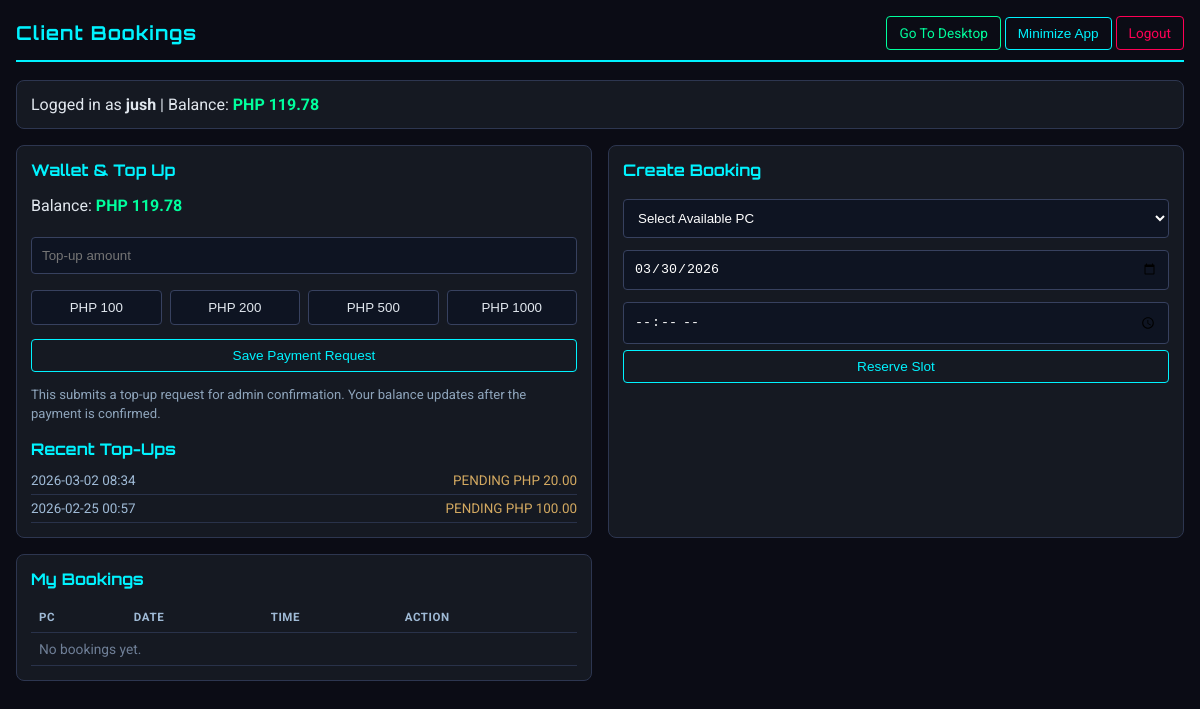
The page /client/bookings (signed in) on the database as committed earlier.
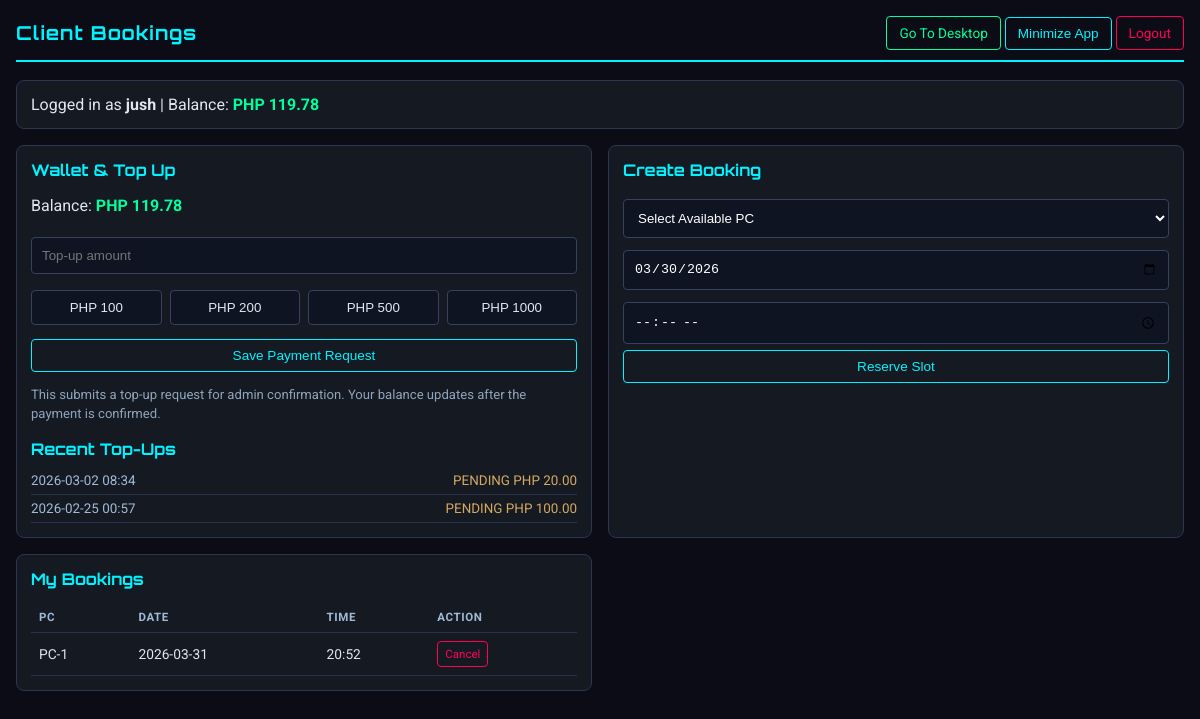
The same page on the database as committed later.
### app.py (models this page shows)
class PaymentTransaction(db.Model):
    id = db.Column(db.Integer, primary_key=True)
    user_id = db.Column(db.Integer, db.ForeignKey('user.id'), nullable=False)
    provider = db.Column(db.String(32), nullable=False, default="online_request")
    external_id = db.Column(db.String(128), unique=True, nullable=False)
    amount = db.Column(db.Float, nullable=False)
    currency = db.Column(db.String(8), nullable=False, default="php")
    status = db.Column(db.String(32), nullable=False, default="pending")
    created_at = db.Column(db.DateTime, default=datetime.now)
    credited_at = db.Column(db.DateTime, nullable=True)

class Booking(db.Model):
    id = db.Column(db.Integer, primary_key=True)
    user_id = db.Column(db.Integer, db.ForeignKey('user.id'), nullable=False)
    pc_id = db.Column(db.Integer, db.ForeignKey('pc.id'), nullable=False)
    booking_date = db.Column(db.String(20), nullable=True)
    time_slot = db.Column(db.String(20), nullable=False)
    user = db.relationship('User', backref='bookings')
    pc = db.relationship('PC', backref='bookings')

class PC(db.Model):
    id = db.Column(db.Integer, primary_key=True)
    name = db.Column(db.String(20), unique=True, nullable=False)
    is_occupied = db.Column(db.Boolean, default=False)
    lan_ip = db.Column(db.String(64), nullable=True)
    lan_port = db.Column(db.Integer, nullable=True)
    last_agent_seen_at = db.Column(db.DateTime, nullable=True)

### app.py (the view)
@app.route('/client/bookings')
@login_required
def client_bookings():
    if current_user.is_admin:
        return redirect(url_for('view_bookings'))
    pcs = PC.query.order_by(PC.id.asc()).all()
    my_bookings = Booking.query.filter_by(user_id=current_user.id).order_by(Booking.id.desc()).all()
    recent_payments = get_recent_payment_requests(current_user.id)
    return render_template(
        'client_bookings.html',
        pcs=pcs,
        bookings=my_bookings,
        recent_payments=recent_payments,
        today_date=datetime.now().strftime("%Y-%m-%d"),
        kiosk_mode=is_kiosk_mode_enabled()
    )

### app.py (called while the page is built, shortened)
@login_manager.user_loader
def load_user(user_id):
    return db.session.get(User, int(user_id))

def get_recent_payment_requests(user_id, limit=5):
    try:
        max_rows = max(1, int(limit))
    except Exception:
        max_rows = 5
    return PaymentTransaction.query.filter_by(user_id=user_id).order_by(PaymentTransaction.created_at.desc()).limit(max_rows).all()

def is_kiosk_mode_enabled():
    return str(os.getenv("PYPONDO_KIOSK_MODE", "0")).strip().lower() in {"1", "true", "yes"}

@app.before_request
def bootstrap_schema():
    if not getattr(app, "_schema_ready", False):
        db.create_all()
        ensure_pc_lan_ip_column()
        ensure_booking_date_column()
        ensure_session_last_charged_at_column()
        app._schema_ready = True

def start_periodic_billing():
    global _billing_thread_started
    if _billing_thread_started:
        return

@app.before_request
def ensure_billing_started():
    start_periodic_billing()

### templates/client_bookings.html (shortened to what the changed rows need)
<!DOCTYPE html>
<html lang="en">
<head>
</head>
<body>
    <div class="top">
        <h1>Client Bookings</h1>
    </div>
    <div class="grid">
        <div class="card">
            <h2>Wallet &amp; Top Up</h2>
            <div style="margin-top: 16px;">
                <h2 style="margin-bottom: 8px;">Recent Top-Ups</h2>
                {% if recent_payments %}
                    {% for tx in recent_payments %}
                        <div class="history-row">
                            <span style="color:#9fbad6;">{{ tx.created_at.strftime('%Y-%m-%d %H:%M') }}</span>
                            <span style="color: {{ 'var(--ok)' if tx.status == 'paid' else '#d3a961' }};">
                                {{ tx.status|upper }} PHP {{ "%.2f"|format(tx.amount) }}
                            </span>
                        </div>
                    {% endfor %}
                {% else %}
                    <div class="subtle">No top-up transactions yet.</div>
                {% endif %}
            </div>
        </div>
        <div class="card">
            <h2>Create Booking</h2>
        </div>
        <div class="card">
            <h2>My Bookings</h2>
            <table>
                <thead>
                    <tr>
                        <th>PC</th>
                        <th>Date</th>
                        <th>Time</th>
                        <th>Action</th>
                    </tr>
                </thead>
                <tbody>
                    {% for booking in bookings %}
                    <tr>
                        <td>{{ booking.pc.name }}</td>
                        <td>{{ booking.booking_date or 'N/A' }}</td>
                        <td>{{ booking.time_slot }}</td>
                        <td>
                            <a class="btn warn" style="padding:5px 7px; font-size:0.72rem;" href="{{ url_for('client_delete_booking', id=booking.id) }}">Cancel</a>
                        </td>
                    </tr>
                    {% else %}
                    <tr><td colspan="4" style="color:#6f7f97;">No bookings yet.</td></tr>
                    {% endfor %}
                </tbody>
            </table>
        </div>
    </div>
</body>
</html>

Rows that differ between the two databases and show on the page:
added Booking: pc.name "PC-1", booking_date "2026-03-31", time_slot "20:52"
Other text that changed with them:
text no longer shown: "No bookings yet."
